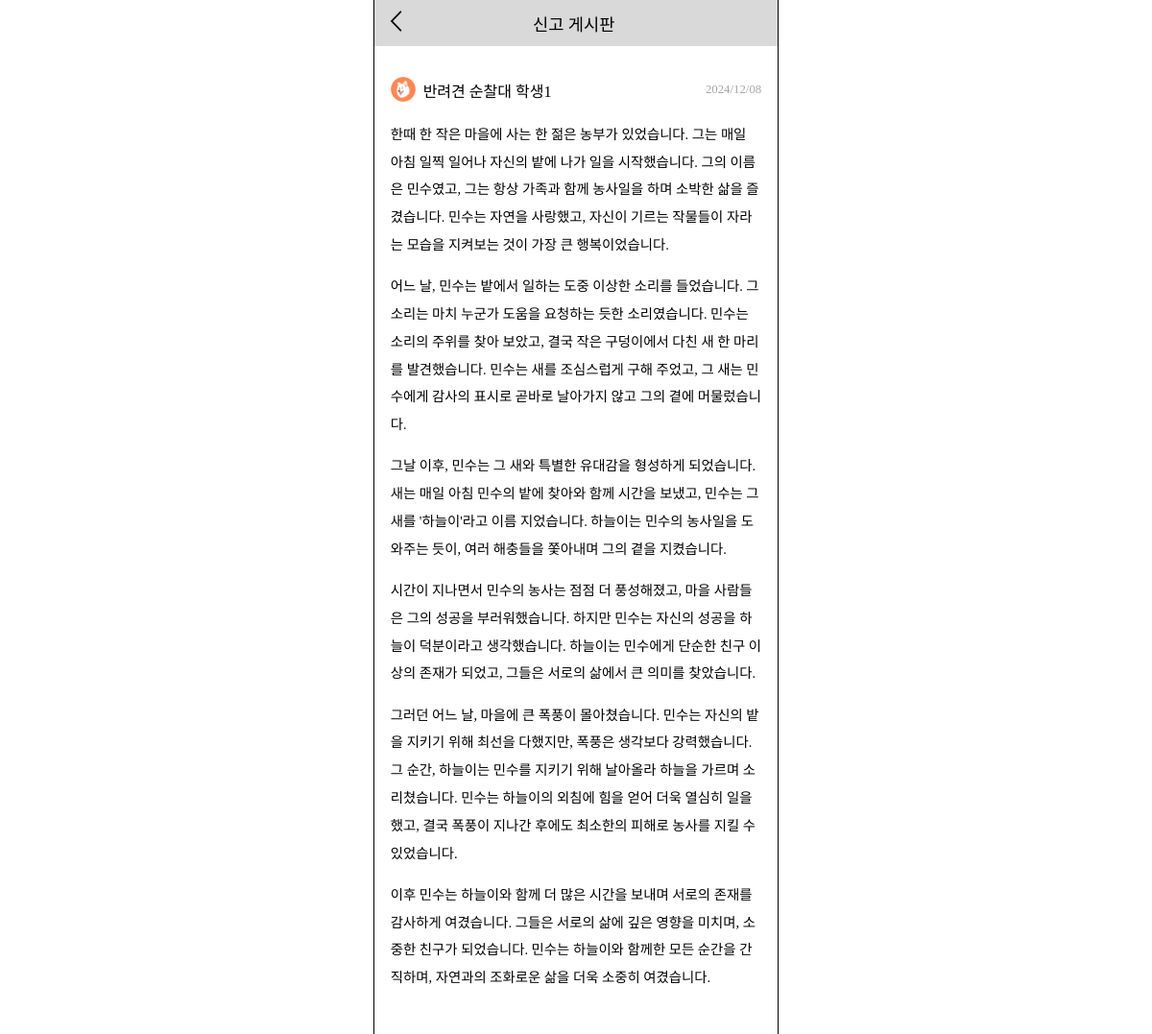
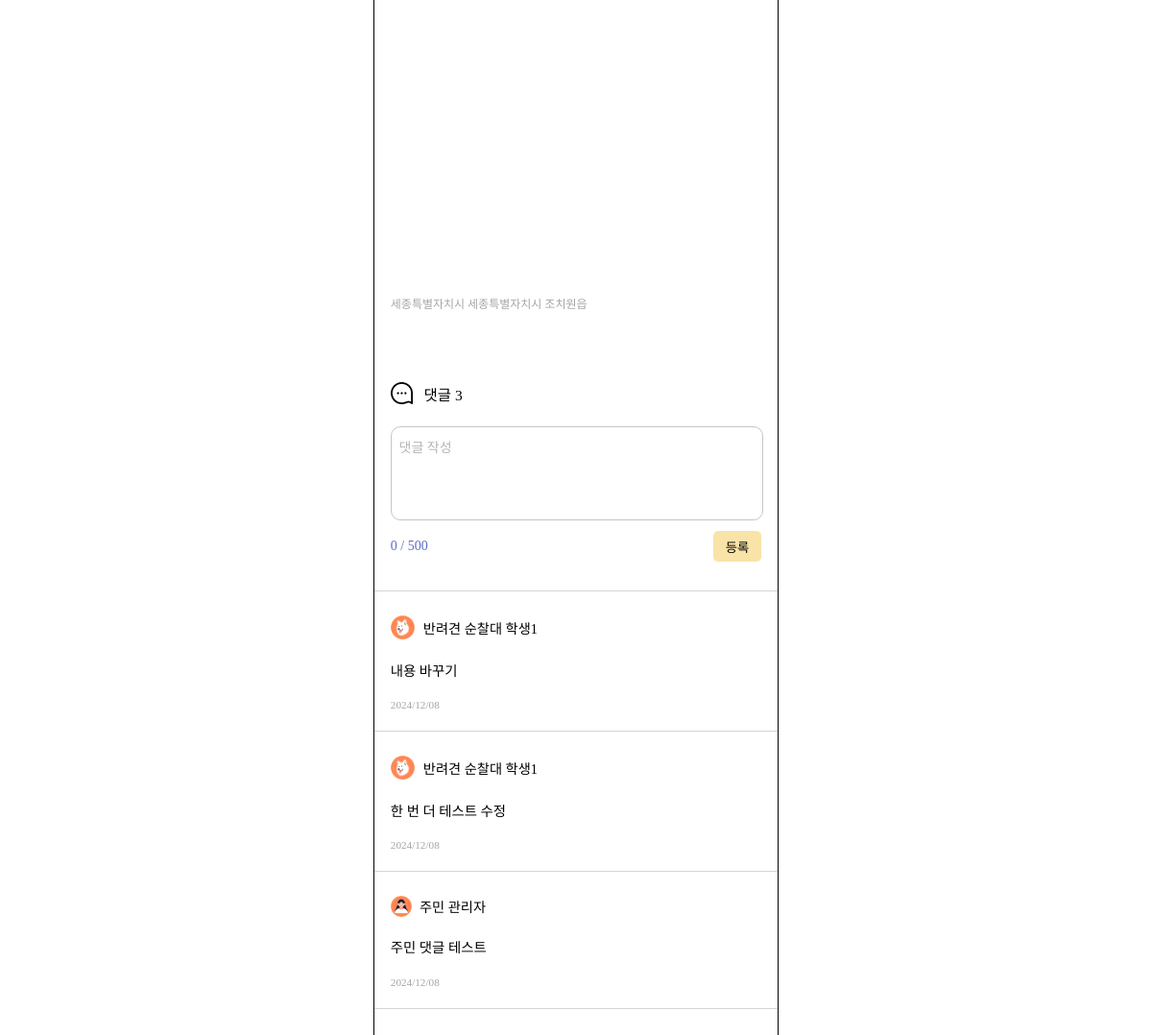
Screenshot of /boards/petrol-board-detail/21/ with the database file from the repository (2 pictures, top to bottom).
### boards/models.py (models this page shows)
class Board(models.Model):
    user = models.ForeignKey(settings.AUTH_USER_MODEL, on_delete=models.CASCADE)
    region_sido = models.CharField(null=False, max_length=30, blank=False)
    region_sigungu = models.CharField(null=False, max_length=30, blank=False)
    region_dong = models.CharField(null=False, max_length=30, blank=False)
    created_at = models.DateTimeField(auto_now_add=True)
    image_path = models.ImageField(upload_to='boards/', null=True, blank=True)
    content = models.TextField(null=False, blank=False)
    board_type = models.ForeignKey(BoardType, on_delete=models.CASCADE, null=False, blank=False)

class Comment(models.Model):
    board = models.ForeignKey(Board, on_delete=models.CASCADE)
    user = models.ForeignKey(settings.AUTH_USER_MODEL, on_delete=models.CASCADE)
    content = models.TextField(null=False, blank=False)
    created_at = models.DateTimeField(auto_now_add=True)

### accounts/models.py (models this page shows, shortened)
class Member(AbstractBaseUser):
    user_id = models.CharField(primary_key=True, max_length=15, null=False, blank=False, unique=True)
    email = models.EmailField(max_length=100, null=False, blank=False, unique=True)
    nickname = models.CharField(null=False, max_length=8, blank=False)
    region_sido = models.CharField(null=False, max_length=30, blank=False)
    region_sigungu = models.CharField(null=False, max_length=30, blank=False)
    region_dong = models.CharField(null=False, max_length=30, blank=False)
    member_type = models.ForeignKey(MemberType, on_delete=models.CASCADE, null=False, blank=False)
    is_active = models.BooleanField(default=True)
    is_admin = models.BooleanField(default=False)
    objects = UserManager()
    USERNAME_FIELD = 'user_id'
    REQUIRED_FIELDS = ['email', 'nickname', 'region_sido', 'region_sigungu', 'region_dong', 'member_type']

class MemberType(models.Model):
    type_name = models.CharField(max_length=10)
    def __str__(self):
        return self.type_name

### boards/views.py (the view)
# urls.py: path('petrol-board-detail/<int:id>/', views.petrol_board_detail, name='petrol_board_detail'),
def petrol_board_detail(request, id):
    board = Board.objects.get(id=id)
    if request.method == 'POST':
        form = CommentForm(request.POST)
        if form.is_valid():
            comment = form.save(commit=False)
            comment.board = board
            comment.user = request.user
            comment.save()
            return redirect('boards:petrol_board_detail', id=id)
    else:
        form = CommentForm()
    location = BoardLocation.objects.get(board=board)
    comments = Comment.objects.filter(board=board)
    context = {
        'board': board,
        'location': location,
        'comments': comments,
        'comment_count': comments.count(),
    }
    return render(request, 'boards/petrol_board_detail.html', context)

### templates/boards/petrol_board_detail.html (shortened to what this page needs)
<!DOCTYPE html>
{% load static %}
<html lang="ko">
<head>
    <link rel="stylesheet" href="{% static 'css/petrol_board_detail.css' %}">
    <link rel="stylesheet" as="style" crossorigin href="https://cdn.jsdelivr.net/gh/ungveloper/web-fonts/SCoreDream/font-face.css" />
    <link rel="stylesheet" as="style" crossorigin href="https://cdn.jsdelivr.net/gh/ungveloper/web-fonts/SCoreDream/font-family.css" />
</head>
<body>
    <div class="container-content">
        <div class="contents">
            <div class="content">
                <div class="top-block">
                    <div>
                        <img src="{% static 'image/back.png' %}" alt="" onclick="window.history.back();">
                    </div>
                    <div class="title">신고 게시판</div>
                </div>
                <div class="post-block">
                    <div class="post-header">
                        <div class="user-profile">
                            <div class="user-img"><img src="{% static 'image/petrol_profile.png' %}" alt=""></div>
                            <div>{{ board.user.member_type }} <span class="text-strong">{{ board.user.nickname }}</span></div>
                        </div>
                        <div class="post-date">{{ board.created_at|date:"Y/m/d"  }}</div>
                    </div>
                    <div class="post-content">
                        {{ board.content|linebreaks }}
                    </div>
                    <div id="map"></div>
                    <div class="user-region">{{ board.region_sido }} {{ board.region_sigungu }} {{ board.region_dong }}</div>
                    <div class="comment-title-header">
                        <div class="comment-img">
                            <img src="{% static 'image/speech-bubble.png' %}" alt="">
                        </div>
                        <div class="comment-num">댓글 {{ comment_count }}</div>
                    </div>
                    <form action="{% url 'boards:petrol_board_detail' board.id%}" method="post" id="comment-form">
                        <textarea name="content" id="comment-area" placeholder="댓글 작성" maxlength="500" spellcheck="false"></textarea>
                        <div class="comment-form-footer">
                            <div id="text-count">0 / 500</div>
                            <div class="submit-btn">
                                <button type="submit">등록</button>
                            </div>
                        </div>
                    </form>
                </div>
                <div class="line"></div>
                {% for comment in comments %}
                    <div class="comment-block">
                        <div class="comment-block-header">
                            <div class="comment-infos">
                                <div class="comment-user-profile">
                                    {% if comment.user.member_type.type_name == '반려견 순찰대' %}
                                        <img src="{% static 'image/petrol_profile.png' %}" alt="">
                                    {% else %}
                                         <img src="{% static 'image/people_profile.png' %}" alt="">
                                    {% endif %}
                                </div>
                                <div class="comment-user-name">{{ comment.user.member_type}} <span class="text-strong">{{ comment.user.nickname }}</span></div>
                            </div>
                        </div>
                        <div class="comment-content">
                            {{ comment.content|linebreaks }}
                        </div>
                        <div class="comment-date">{{ comment.created_at|date:"Y/m/d" }}</div>
                    </div>
                {% endfor %}
            </div>
        </div>
    </div>
</body>
</html>

### static/css/petrol_board_detail.css (style rules this page uses)
body { padding: 0; margin: 0; height: 100%; }
.container-content { font-family: 'SCoreDream'; font-weight: 400; outline: 1px solid black; width: 420px; height: 100%; margin: 0 auto; display: flex; flex-direction: column; padding-bottom: 600px; z-index: 0; position: relative; }
.contents { width: 100%; display: flex; flex-direction: column; height: 100%; }
.top-block { height: 3rem; background-color: #D9D9D9; display: flex; flex-direction: row; justify-content: left; align-items: center; flex-shrink: 0; margin-bottom: 3%; }
.top-block img { width: 1.7rem; margin-left: 1rem; cursor: pointer; }
.title { font-weight: 500; font-size: 1.1rem; margin-left: 29%; }
.content { height: 100%; }
.post-block { padding: 4%; margin-bottom: 3%; }
.post-header { display: flex; flex-direction: row; justify-content: space-between; align-items: center; margin-bottom: 4%; }
.user-profile { display: flex; flex-direction: row; align-items: center; }
.user-img { width: 11%; margin: 1% 3% 0 0; }
.user-profile img { width: 100%; }
.post-date { font-size: 0.8rem; color: #A5A5A5; }
.text-strong { font-weight: 500; }
.post-content { word-break: break-all; line-height: 1.8rem; margin-bottom: 4%; font-size: 0.9rem; }
#map { width: 100%; height: 20rem; margin-bottom: 4%; z-index: 0; }
.user-region { color: #A5A5A5; font-size: 0.75rem; margin-bottom: 18%; }
.comment-title-header { display: flex; flex-direction: row; align-items: center; margin-bottom: 5%; }
.comment-img { width: 6%; margin-right: 3%; }
.comment-img > img { width: 100%; margin-top: 15%; }
.comment-num { font-size: 0.97rem; }
#comment-area { font-family: 'SCoreDream'; width: 96%; height: 5rem; border-radius: 10px; resize: none; word-break: break-all; line-height: 1.7rem; font-size: 14px; overflow-y: hidden; padding: 2%; border: 1px solid #c5c5c5; margin-bottom: 2%; }
#comment-area::placeholder { color: #b5b5b5; }
.comment-form-footer { display: flex; flex-direction: row; justify-content: space-between; align-items: center; height: 2rem; }
.submit-btn { height: 100%; width: 13%; }
.submit-btn > button { font-family: 'SCoreDream'; border: none; background-color: #F9E3A7; border-radius: 5px; width: 100%; height: 100%; cursor: pointer; }
#text-count { font-size: 14px; color: #5D6DBE; }
.line { border-bottom: 1px solid #d5d5d5; }
.comment-block { border-bottom: 1px solid #D5D5D5; padding: 5% 4%; }
.comment-block-header { display: flex; flex-direction: row; justify-content: space-between; align-items: center; margin-bottom: 3%; }
.comment-infos { display: flex; flex-direction: row; align-items: center; }
.comment-user-profile { width: 11%; margin-right: 4%; }
.comment-user-profile > img { width: 100%; margin-top: 18%; }
.comment-user-name { font-size: 0.89rem; }
.comment-content { word-break: break-all; line-height: 1.8rem; margin-bottom: 3%; font-size: 0.9rem; }
.comment-date { color: #A5A5A5; font-size: 0.7rem; }

### rows the page displays
Board: user.member_type "반려견 순찰대", user.nickname "학생1", created_at "2024/12/08", content "한때 한 작은 마을에 사는 한 젊은 농부가 있었습니다. 그는 매일 아침 일찍 일어나 자신의 밭에 나가 일을 시작했습니다. 그의 이름은 민수였고, 그는 항상 가족과 함께 농사일을 하며 소박한 삶을 즐겼습니다. 민수는 자연을 사랑했고, 자신이 기르는 작물들이 자라는 모습을 지켜보는 것이 가장 큰 행복이었습니다. 어느 날, 민수는 밭에서 일하는 도중 이상한 소리를 들었습니다. 그 소리는 마치 누군가 도움을 요청하는 듯한 소리였습니다. 민수는 소리의 주위를 찾아 보았고, 결국 작은 구덩이에서 다친 새 한 마리를 발견했습니다. 민수는 새를 조심스럽게 구해 주었고, 그 새는 민수에게 감사의 표시로 곧바로 날아가지 않고 그의 곁에 머물렀습니다. 그날 이후, 민수는 그 새와 특별한 유대감을 형성하게 되었습니다. 새는 매일 아침 민수의 밭에 찾아와 함께 시간을 보냈고, 민수는 그 새를 '하늘이'라고 이름 지었습니다. 하늘이는 민수의 농사일을 도와주는 듯이, 여러 해충들을 쫓아내며 그의 곁을 지켰습니다. 시간이 지나면서 민수의 농사는 점점 더 풍성해졌고, 마을 사람들은 그의 성공을 부러워했습니다. 하지만 민수는 자신의 성공을 하늘이 덕분이라고 생각했습니다. 하늘이는 민수에게 단순한 친구 이상의 존재가 되었고, 그들은 서로의 삶에서 큰 의미를 찾았습니다. 그러던 어느 날, 마을에 큰 폭풍이 몰아쳤습니다. 민수는 자신의 밭을 지키기 위해 최선을…", region_sido "세종특별자치시", region_sigungu "세종특별자치시", region_dong "조치원읍"
Comment: user.member_type "반려견 순찰대", user.nickname "학생1", content "내용 바꾸기", created_at "2024/12/08"
Comment: user.member_type "반려견 순찰대", user.nickname "학생1", content "한 번 더 테스트 수정", created_at "2024/12/08"
Comment: user.member_type "주민", user.nickname "관리자", content "주민 댓글 테스트", created_at "2024/12/08"

### other values shown
{{ comment_count }} "3"
